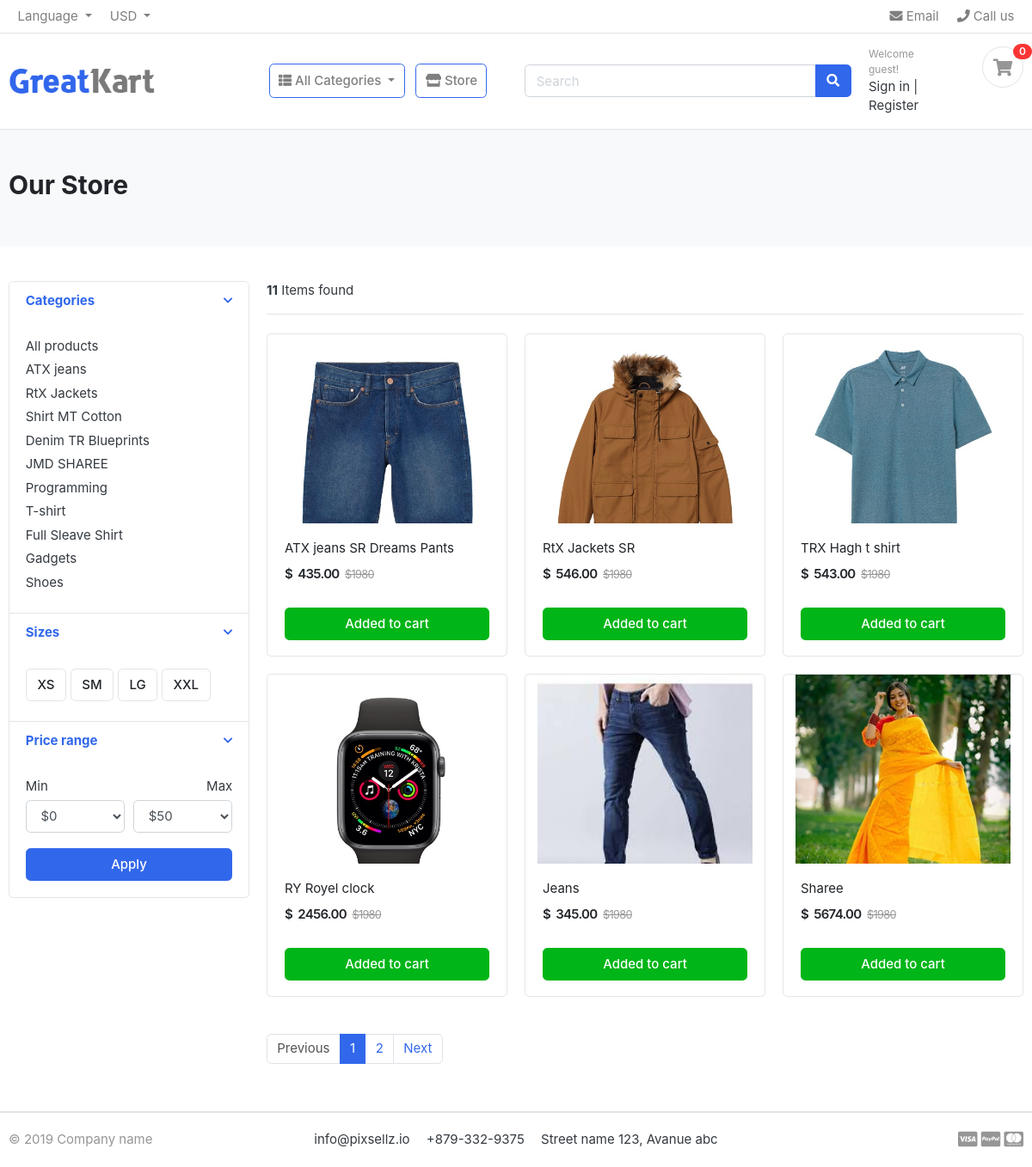
/store/, run on the app's committed database.
### category/models.py (models this page shows, shortened)
class Category(models.Model):
    name= models.CharField(max_length=50,unique=True)
    slug= models.SlugField(max_length=50,unique=True)
    description = models.TextField(null=True,blank=True)
    cat_images = models.ImageField(upload_to='photos/category',null=True,blank=True)
    class Meta:
        verbose_name = 'Category'
        verbose_name_plural='Categories'
    def get_url(self):
        return reverse('store_by_category',args=[self.slug])

### shop/models.py (models this page shows, shortened)
class Product(models.Model):
    name        =models.CharField(max_length=100)
    slug        =models.SlugField(max_length=50,unique=True)
    description = models.TextField(max_length=500,blank=True)
    price = models.DecimalField(max_digits=10, decimal_places=2)
    images = models.ImageField(upload_to='photos/products')
    category = models.ForeignKey(Category,on_delete=models.CASCADE)
    stock = models.IntegerField()
    is_available = models.BooleanField()
    created_at = models.DateTimeField(auto_now_add=True)
    modified_at = models.DateTimeField(auto_now=True)
    def get_url(self):
      return reverse('product_details', args=[self.category.slug, self.slug])

### shop/views.py (the view)
# urls.py: path('',views.OureStore,name='store'),
def OureStore(request, category_slug=None):
    category = None
    products = None
    count = 0  # Initialize count
    if category_slug is not None:
        category = get_object_or_404(Category, slug=category_slug)
        products = Product.objects.filter(category=category, is_available=True)  # Use correct field name
        paginator = Paginator(products,6) # Show 6 products in per page
        page = request.GET.get('page')
        pagged_products = paginator.get_page(page)
        count = products.count()
    else:
        products = Product.objects.filter(is_available=True).order_by('id')
        paginator = Paginator(products,6) # Show 6 products in per page
        page = request.GET.get('page')
        pagged_products = paginator.get_page(page)
        count = products.count()  # Count the number of available products
    return render(request, 'store.html', {
        'products': pagged_products, 'count': count,
    })

### carts/context_processors.py (called while the page is built)
def Cartcounter(request):
    cart_count = 0
    if 'admin' in request.path:
        return {}
    else:
        try:
            cart = Cart.objects.filter(cart_id=_cart_id(request))
            if request.user.is_authenticated:
                cart_items = CartItem.objects.all().filter(user=request.user)
            else:
               cart_items = CartItem.objects.all().filter(cart=cart[:1])
            for cart_item in cart_items:
                cart_count += cart_item.quantity
        except Cart.DoesNotExist:
            cart_count = 0
    return dict(cart_count=cart_count)

### carts/views.py (called while the page is built)
def _cart_id(request):
    cart = request.session.session_key
    if not cart:
        cart = request.session.create()
    return cart

### category/context_processors.py (called while the page is built)
def menue_links(request):
    links = Category.objects.all()
    return dict(links=links)

### templates/store.html (shortened to what this page needs)
{% extends 'base.html' %}
{% load static %}
{% block content %}
<section class="section-pagetop bg">
<div class="container">
	{% if 'search' in request.path %}
	<h2 class="title-page">Search Result</h2>
	{% else %}
	<h2 class="title-page">Our Store</h2>
	{% endif %}
</div>
</section>
<section class="section-content padding-y">
<div class="container">
<div class="row">
	<aside class="col-md-3">
<div class="card">
	<article class="filter-group">
		<header class="card-header">
			<a href="#" data-toggle="collapse" data-target="#collapse_1" aria-expanded="true" class="">
				<i class="icon-control fa fa-chevron-down"></i>
				<h6 class="title">Categories</h6>
			</a>
		</header>
		<div class="filter-content collapse show" id="collapse_1" >
			<div class="card-body">
				<ul class="list-menu">
				<li><a href="{% url 'store' %}">All products</a></li>
				{% for category in links %}
				<li><a href="{{ category.get_url }}">{{category.name}}  </a></li>
				{% endfor %}
				</ul>
			</div>
		</div>
	</article>
	<article class="filter-group">
		<header class="card-header">
			<a href="#" data-toggle="collapse" data-target="#collapse_4" aria-expanded="true" class="">
				<i class="icon-control fa fa-chevron-down"></i>
				<h6 class="title">Sizes </h6>
			</a>
		</header>
		<div class="filter-content collapse show" id="collapse_4" >
			<div class="card-body">
			  <label class="checkbox-btn">
			    <span class="btn btn-light"> XS </span>
			  </label>
			  <label class="checkbox-btn">
			    <span class="btn btn-light"> SM </span>
			  </label>
			  <label class="checkbox-btn">
			    <span class="btn btn-light"> LG </span>
			  </label>
			  <label class="checkbox-btn">
			    <span class="btn btn-light"> XXL </span>
			  </label>
		</div>
		</div>
	</article>
	<article class="filter-group">
		<header class="card-header">
			<a href="#" data-toggle="collapse" data-target="#collapse_3" aria-expanded="true" class="">
				<i class="icon-control fa fa-chevron-down"></i>
				<h6 class="title">Price range </h6>
			</a>
		</header>
		<div class="filter-content collapse show" id="collapse_3" >
			<div class="card-body">
				<div class="form-row">
				<div class="form-group col-md-6">
				  <label>Min</label>
				  	<select class="mr-2 form-control">
						<option value="0">$0</option>
					</select>
				</div>
				<div class="form-group text-right col-md-6">
				  <label>Max</label>
				  	<select class="mr-2 form-control">
						<option value="50">$50</option>
					</select>
				</div>
				</div>
				<button class="btn btn-block btn-primary">Apply</button>
			</div>
		</div>
	</article>
</div>
	</aside>
	<main class="col-md-9">
<header class="border-bottom mb-4 pb-3">
		<div class="form-inline">
			<span class="mr-md-auto"><b>{{count}}</b> Items found </span>
		</div>
</header>
<div class="row">
	{% if products %}
	{% for item in products %}
	<div class="col-md-4">
		<figure class="card card-product-grid">
			<div class="img-wrap">
				<a href="{{item.get_url}}">
				<img  src="{{item.images.url}}" style="width: 250px; height: 270px;">
			    </a>
			</div>
			<figcaption class="info-wrap">
				<div class="fix-height">
					<a href="{{item.get_url}}" class="title">{{item.name}}</a>
					<div class="price-wrap mt-2">
						<span class="price">$ &nbsp;{{item.price}}</span>
						<del class="price-old">$1980</del>
					</div>
				</div>
				{% if item.stock <= 0 %}
				 <h5 class="text-danger"> Oops! Out of Stock</h5>
				{% else %}
				<a href="{% url 'add_to_cart' item.id %}" class="btn btn-block btn-success">Added to cart </a>
				{% endif %}
			</figcaption>
		</figure>
	</div>
	{% endfor %}
	{% endif %}
</div>
<nav class="mt-4" aria-label="Page navigation sample">
 {% if products.has_other_pages %}
  <ul class="pagination">
	{% if products.has_previous %}
    <li class="page-item "><a class="page-link" href="?page={{products.previous_page_number}}">Previous</a></li>
	{% else %}
	<li class="page-item disabled"><a class="page-link" href="#">Previous</a></li>
	{% endif %}
	{% for page in products.paginator.page_range %}
	{% if products.number == page %}
    <li class="page-item active"><a class="page-link" href="#">{{page}}</a></li>
	{% else %}
	<li class="page-item "><a class="page-link" href="?page={{page}}">{{page}}</a></li>
	{% endif %}
	{% endfor %}
    {% if products.has_next %}
    <li class="page-item"><a class="page-link" href="?page={{ products.next_page_number}}">Next</a></li>
	{% else %}
	<li class="page-item disabled"><a class="page-link" href="#">Next</a></li>
	{% endif %}
  </ul>
 {% endif %}
</nav>
	</main>
</div>
</div>
</section>
{% endblock %}

### static/css/ui.css (style rules this page uses)
html { font-family: "Inter", sans-serif; font-size: 15px; }
.img-wrap { text-align: center; display: block; }
.img-wrap img { max-width: 100%; }
.price-wrap { letter-spacing: -0.7px; }
.padding-y { padding-top: 40px; padding-bottom: 40px; }
figure { margin-bottom: 0; }
article:after, .form-group:after { display: block; clear: both; content: ""; }
.bg { background-color: #f8f9fa; }
.title-page { color: #212529; }
.btn-light { background-color: #fff; border-color: #e4e4e4; }
[class*=list-] li:after { visibility: hidden; display: block; content: ""; overflow: hidden; height: 0; clear: both; }
.list-menu { list-style: none; margin: 0; padding-left: 0; }
.list-menu li { margin-bottom: 5px; }
.list-menu a { color: #343a40; }
[class*=card-product] a.title { color: #212529; display: block; }
[class*=card-product] .img-wrap { overflow: hidden; position: relative; }
[class*=card-product] .img-wrap img { height: 100%; max-width: 100%; width: auto; display: inline-block; -o-object-fit: cover; object-fit: cover; }
.card-product-grid { margin-bottom: 20px; }
.card-product-grid .img-wrap { border-radius: 0.2rem 0.2rem 0 0; height: 220px; }
.card-product-grid .info-wrap { overflow: hidden; padding: 18px 20px; }
.card-product-grid .fix-height { height: 80px; overflow: hidden; }
.card .img-wrap { overflow: hidden; }
.price { font-weight: 600; color: #212529; }
.price-old { color: #969696; margin-left: 3px; font-size: 85%; }
.icon-control { margin-top: 5px; float: right; font-size: 80%; }
.card-header .title { margin-bottom: 0; line-height: 1.5; }
.filter-group { border-bottom: 1px solid #e4e4e4; }
.filter-group .card-header { border-bottom: 0; }
.filter-group:last-child { border-bottom: 0; }
.checkbox-btn { position: relative; }
.section-pagetop { padding: 45px 0; }

### data on the page
Category: name "ATX jeans"
Category: name "RtX Jackets"
Category: name "Shirt MT Cotton"
Category: name "Denim TR Blueprints"
Category: name "JMD SHAREE"
Category: name "Programming"
Category: name "T-shirt"
Category: name "Full Sleave Shirt"
Category: name "Gadgets"
Category: name "Shoes"
Product: images (picture), name "ATX jeans SR Dreams Pants", price "435.00", stock "Added to cart"
Product: images (picture), name "RtX Jackets SR", price "546.00", stock "Added to cart"
Product: images (picture), name "TRX Hagh t shirt", price "543.00", stock "Added to cart"
Product: images (picture), name "RY Royel clock", price "2456.00", stock "Added to cart"
Product: images (picture), name "Jeans", price "345.00", stock "Added to cart"
Product: images (picture), name "Sharee", price "5674.00", stock "Added to cart"

### other printed values
{{ cart_count }} "0"
{{ count }} "11"
{{ page }} "1"
{{ page }} "2"
